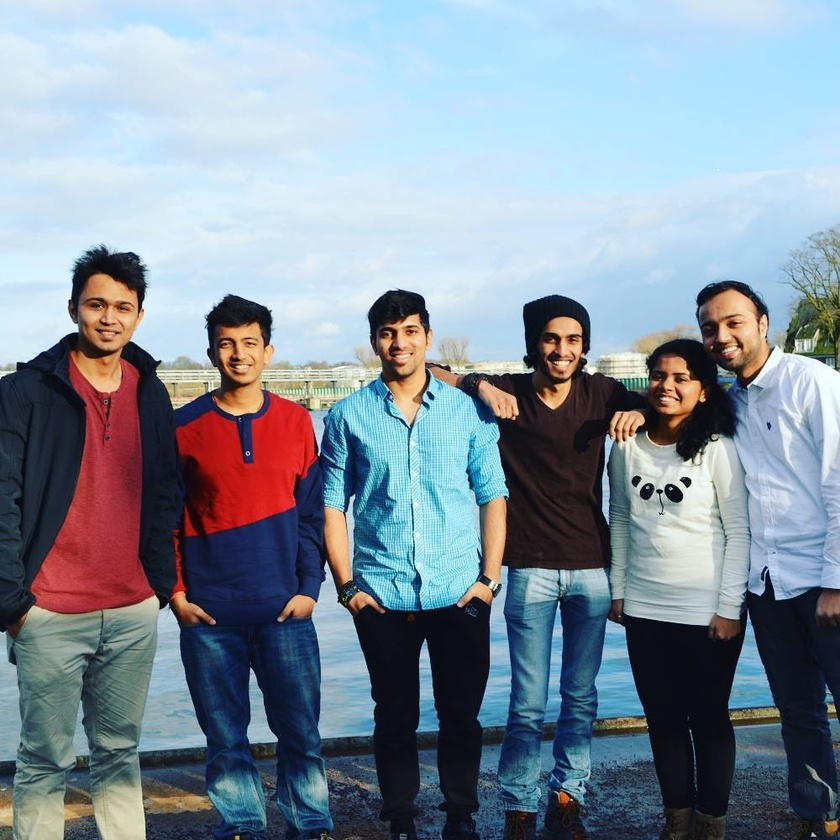
#> input picture 6faces.jpg, 840 x 840 px, shrunk from 1000 x 1000 before the run
$ python cascade_face_detect.py
#> lines starting #> are read from the running program, lines starting #| are printed output that depends on the picture; after the words box and inside, x2 and y2 are one past the last pixel; in counts of white or black regions, pixels touching at a corner belong together
import sys
import cv2


def cascade_detect(cascade, image):
    gray_image = cv2.cvtColor(image, cv2.COLOR_BGR2GRAY)
    return cascade.detectMultiScale(
        gray_image,
        scaleFactor=1.15,
        minNeighbors=7,
        minSize=(30, 30),
        flags=cv2.CASCADE_SCALE_IMAGE
    )


def detections_draw(image, detections):
    for (x, y, w, h) in detections:
        print("({0}, {1}, {2}, {3})".format(x, y, w, h))
        cv2.rectangle(image, (x, y), (x + w, y + h), (0, 255, 0), 2)


def main(argv=None):
    if argv is None:
        argv = sys.argv

    cascade_path = "haarcascade_frontalface_default.xml"
    # cascade_path = sys.argv[1]
    image_path = "6faces.jpg"
    # image_path = sys.argv[2]
    result_path = None
    # result_path = sys.argv[3] if len(sys.argv) > 3 else None

    cascade = cv2.CascadeClassifier(cascade_path)
    image = cv2.imread(image_path)
#> image is the input picture: shape (840, 840, 3); mean B, G, R 156.7, 144.1, 130.8
    if image is None:
        print("ERROR: Image did not load.")
        return 2

    detections = cascade_detect(cascade, image)
#> in cascade_detect, `gray_image = cv2.cvtColor(image, cv2.COLOR_BGR2GRAY)`:
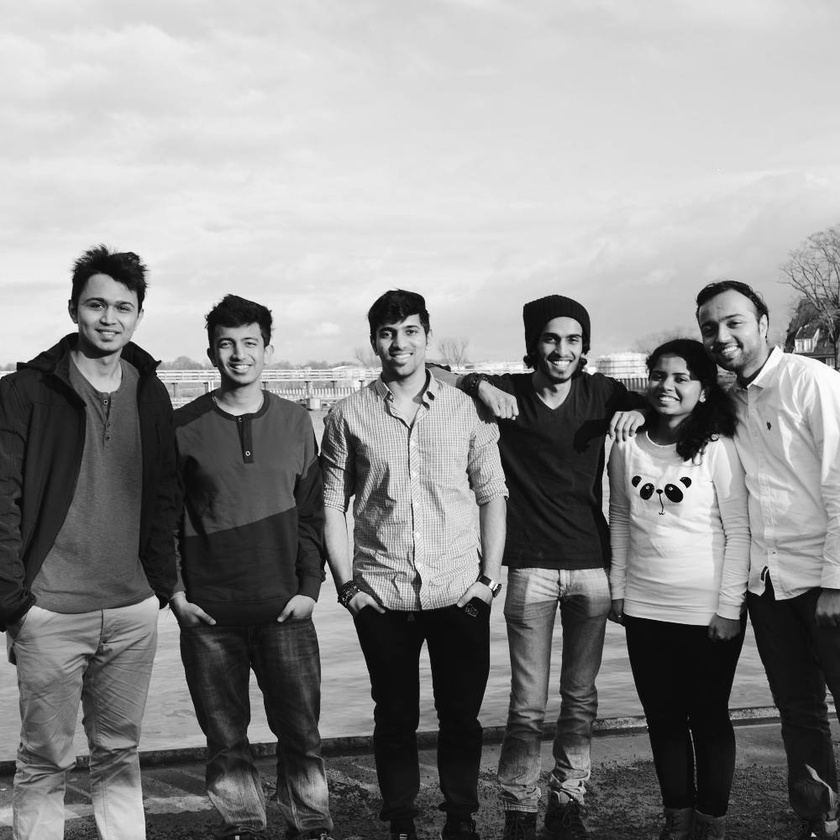
#> gray_image: shape (840, 840); min 0, max 254, mean 141.6
#> detections = [[535, 318, 55, 55], [210, 320, 60, 60], [642, 356, 54, 54], [73, 278, 72, 72], [370, 310, 59, 59], [692, 297, 70, 70]]
    detections_draw(image, detections)
#> the loop in detections_draw, `for (x, y, w, h) in detections:` made 6 passes
#| (535, 318, 55, 55)
#| (210, 320, 60, 60)
#| (642, 356, 54, 54)
#| (73, 278, 72, 72)
#| (370, 310, 59, 59)
#| (692, 297, 70, 70)
#> after the loop in detections_draw, `for (x, y, w, h) in detections:`:
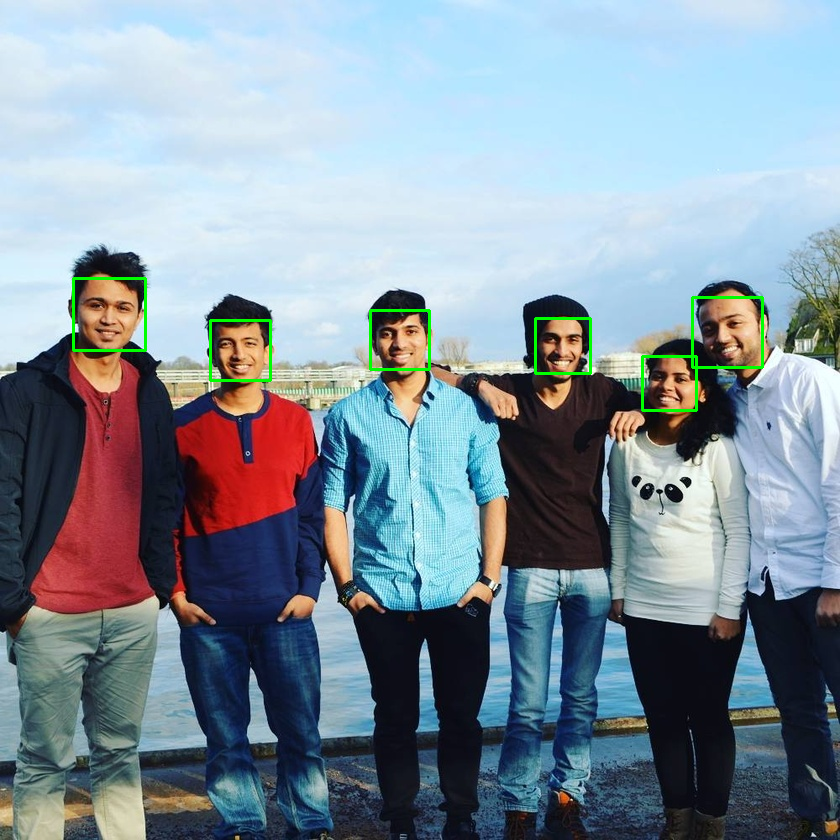
#> image: shape (840, 840, 3); 0.62% of pixels changed, all inside (x1, y1, x2, y2) = (72, 277, 764, 412)

    print("Found {0} objects!".format(len(detections)))
#| Found 6 objects!
    if result_path is None:
        cv2.imshow("Objects found", image)
        cv2.waitKey(0)
    else:
        cv2.imwrite(result_path, image)


if __name__ == "__main__":
    sys.exit(main())
#> (the program exits here)
